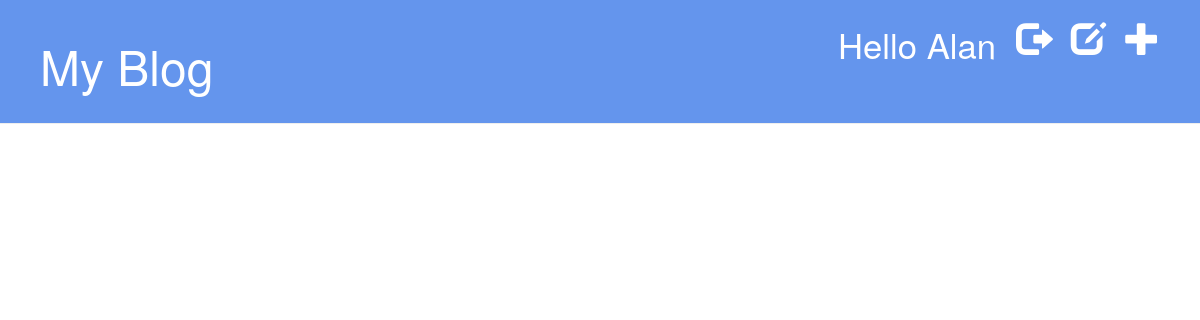
Page /drafts/ (signed in) on the earlier database version.
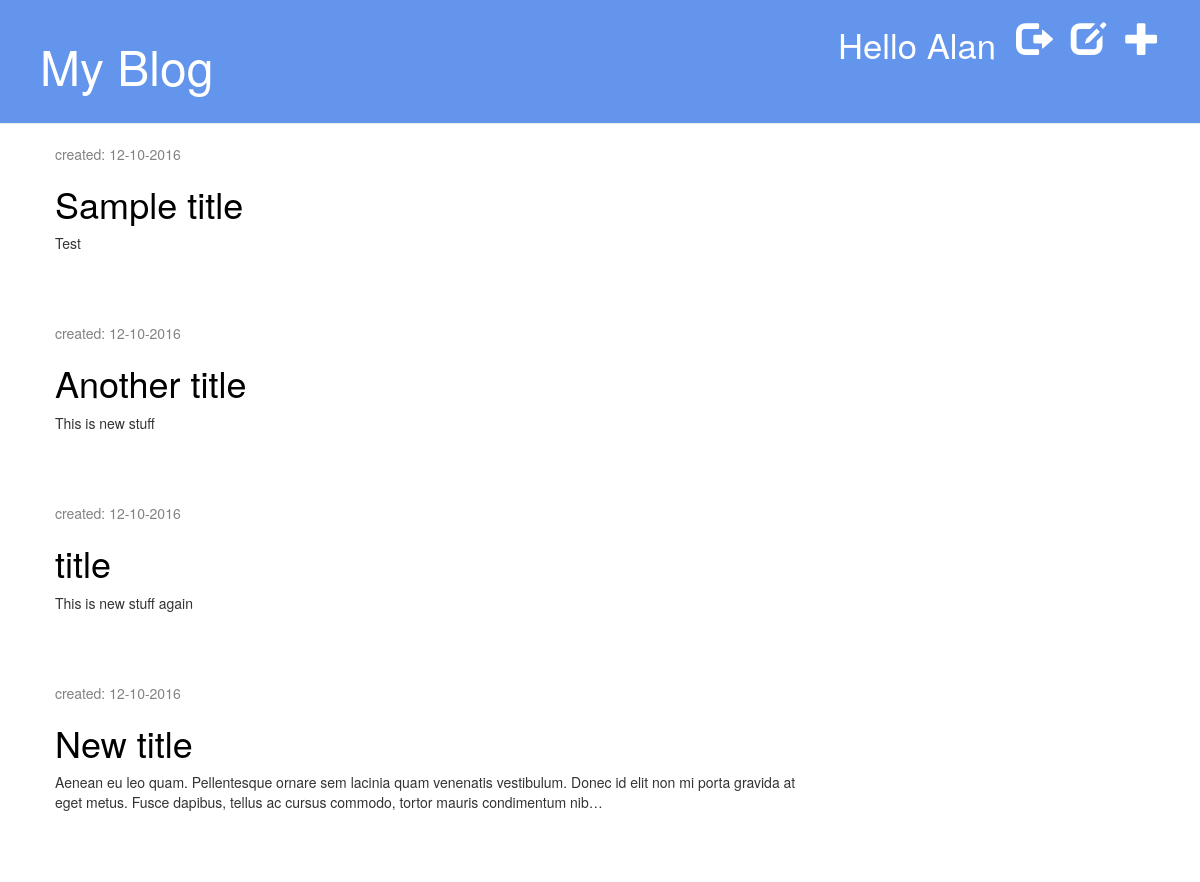
Same page on the later database version.
### blog/models.py (models this page shows, shortened)
class Page(models.Model):
	author = models.ForeignKey('auth.User')
	title = models.CharField(max_length=200)
	text = models.TextField()
	slug = models.SlugField(unique=True)
	created_date = models.DateTimeField(
		default=timezone.now)
	published_date = models.DateTimeField(
		blank=True, null=True)

### blog/views.py (the view)
# urls.py: url(r'^drafts/$', views.page_draft_list, name='page_draft_list'),
@login_required
def page_draft_list(request):
    pages = Page.objects.filter(published_date__isnull=True).order_by('created_date')
    return render(request, 'blog/page_draft_list.html', {'pages': pages})

### blog/templates/blog/page_draft_list.html
{% extends 'blog/base.html' %}
{% block content %}
	{% for page in pages %}
	<div class="post">
		<p class="date">created: {{ page.created_date|date:'d-m-Y' }}</p>
		<h1><a href="{% url 'page_detail' pk=page.pk %}">{{ page.title }}</a></h1>
		<p>{{ page.text|truncatechars:200 }} </p>
	</div>
	{% endfor %}
{% endblock %}

### blog/templates/blog/base.html (shortened to what this page needs)
{% load staticfiles %}
<html>
    <head>
        <link rel="stylesheet" href="//maxcdn.bootstrapcdn.com/bootstrap/3.2.0/css/bootstrap.min.css">
        <link rel="stylesheet" type="text/css" href={% static "css/blog.css" %}>
    </head>
    <body>
    <div class="page-header">
        {% if user.is_authenticated %}
        <a href="{% url 'page_new' %}" class="top-menu"><span class="glyphicon glyphicon-plus"></span></a>
        <a href="{% url 'page_draft_list' %}" class="top-menu"><span class="glyphicon glyphicon-edit"></span></a>
        <a href="{% url 'logout' %}" class="top-menu"><span class="glyphicon glyphicon-log-out"></span></a><p class="top-menu">Hello {{ user.username|title }} </p>
        {% else %}
            <a href="{% url 'login' %}" class="top-menu"><span class="glyphicon glyphicon-lock"></span></a>
        {% endif %}
        <h1><a href="{% url 'page_list' %}">My Blog</a></h1>
    </div>
    <div class="content container">
        <div class="row">
            <div class="col-md-8">
                {% block content %}
                {% endblock %}
            </div>
        </div>
    </div>
    </body>
</html>

### blog/static/css/blog.css (style rules this page uses)
.page-header { background-color: cornflowerblue; margin-top: 0; padding: 20px 20px 20px 40px; }
.page-header h1, .page-header h1 a, .page-header h1 a:visited, .page-header h1 a:active { color: #ffffff; font-size: 36pt; text-decoration: none; }
.content { margin-left: 40px; }
.date { color: #828282; }
.top-menu, .top-menu:hover, .top-menu:visited { color: #ffffff; float: right; font-size: 26pt; margin-right: 20px; }
.post { margin-bottom: 70px; }
.post h1 a, .post h1 a:visited { color: #000000; }

Differences in the rows shown:
added Page: created_date "12-10-2016", title "Sample title", text "Test"
added Page: created_date "12-10-2016", title "Another title", text "This is new stuff"
added Page: created_date "12-10-2016", title "title", text "This is new stuff again"
added Page: created_date "12-10-2016", title "New title", text "Aenean eu leo quam. Pellentesque ornare sem lacinia quam venenatis vestibulum. Donec id elit non mi porta gravida at eget metus. Fusce dapibus, tellus ac cursus commodo, tortor mauris condimentum nib…"
